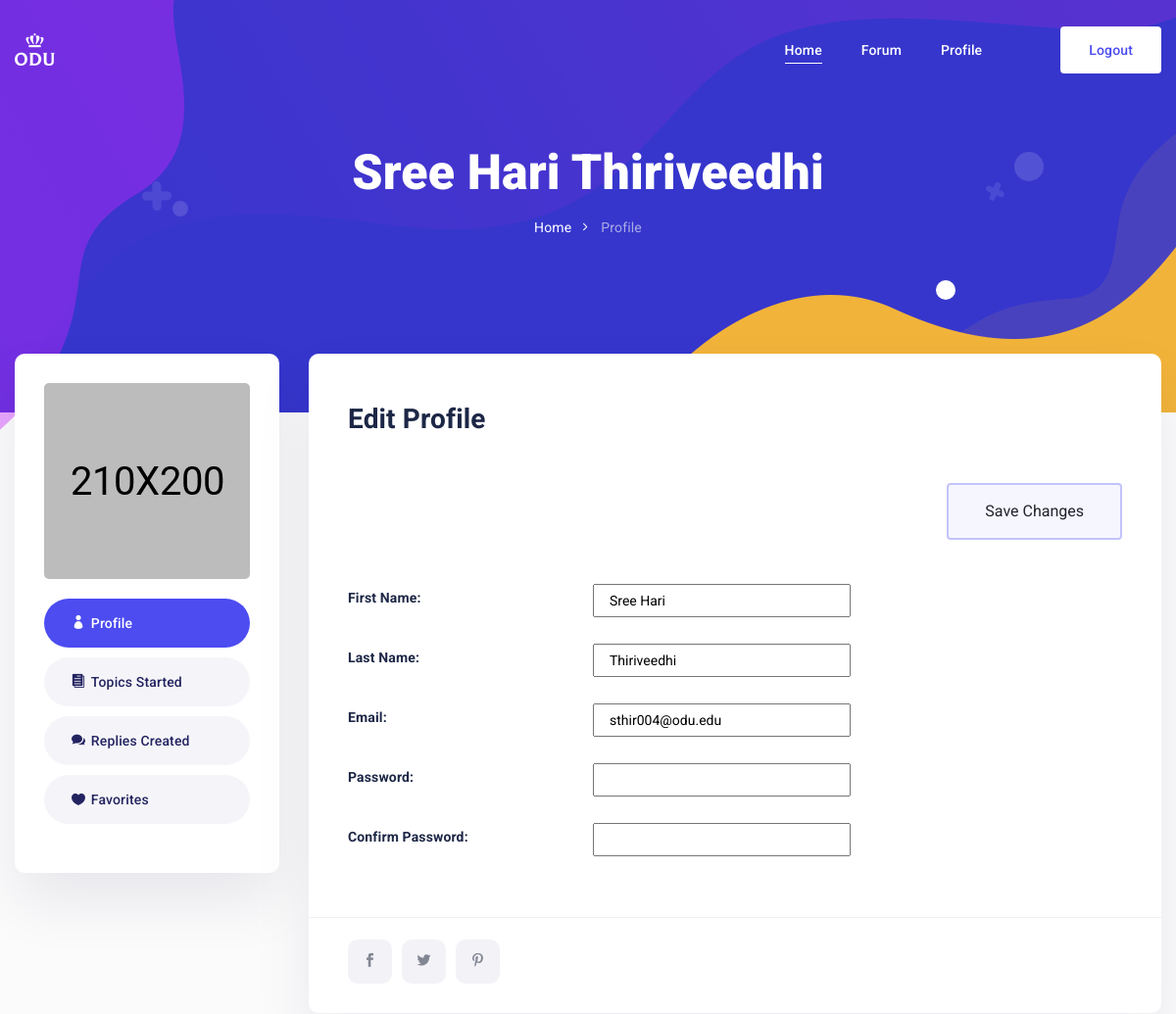
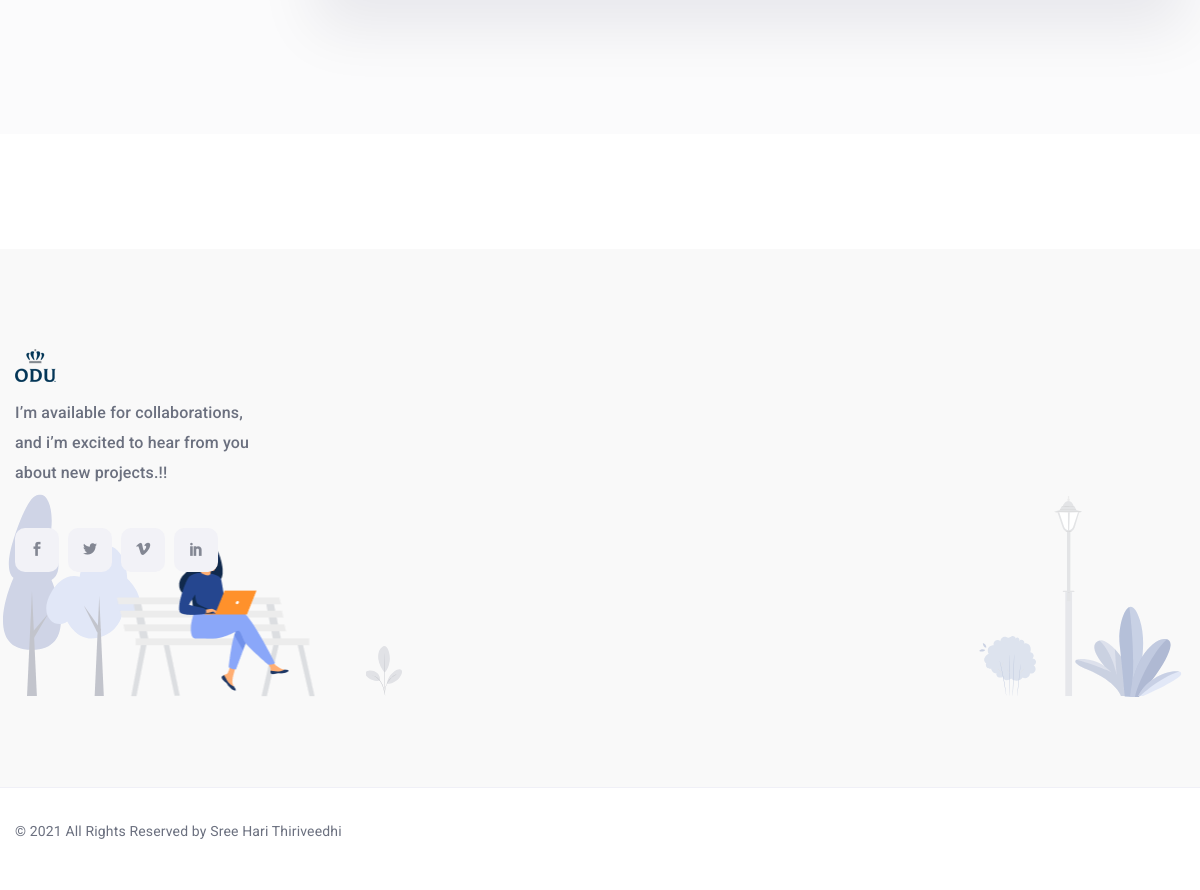
Page /editProfile.php (signed in) on the committed database (2 pictures, top to bottom).
### tables this page shows
CREATE TABLE `users` (
  `uname` varchar(20) NOT NULL,
  `fname` varchar(100) NOT NULL,
  `lname` varchar(100) NOT NULL,
  `email` varchar(255) NOT NULL,
  `password` varchar(255) NOT NULL,
  `created_date` datetime NOT NULL DEFAULT current_timestamp()
);

### helpers.php (called while the page is built, shortened)
<?php
function getCurrentUserDetails(){
    $sql = "select fname,lname,email,created_date from users where uname like '".$_SESSION['uname']."'";
    $result = mysqli_query($GLOBALS["db"], $sql);
    $resultRecord = mysqli_fetch_assoc($result);
    return $resultRecord;
}

### editProfile.php (the view, shortened to what this page needs)
<?php
require_once 'header.php';
require_once 'navigation.php';
require_once 'helpers.php';
?>
<section class="doc_banner_area single_breadcrumb">
    <ul class="list-unstyled banner_shap_img">
        <li><img src="img/new/banner_shap1.png" alt=""></li>
        <li><img src="img/new/banner_shap4.png" alt=""></li>
        <li><img src="img/new/banner_shap3.png" alt=""></li>
        <li><img src="img/new/banner_shap2.png" alt=""></li>
        <li><img data-parallax='{"x": -180, "y": 80, "rotateY":2000}' src="img/new/plus1.png" alt=""></li>
        <li><img data-parallax='{"x": -50, "y": -160, "rotateZ":200}' src="img/new/plus2.png" alt=""></li>
        <li></li>
        <li></li>
        <li></li>
    </ul>
    <div class="container">
        <div class="doc_banner_content">
            <h2 class="text-white"><?php echo $_SESSION['nickname'].' '.$_SESSION['lname'];?></h2>
            <ul class="nav justify-content-center">
                <li><a href="index.php">Home</a></li>
                <li><a class="active" href="profile.php">Profile</a></li>
            </ul>
        </div>
    </div>
</section>
<section class="forum-user-wrapper">
    <div class="container">
        <div class="row forum_main_inner">
            <div class="col-lg-3">
                <div class="author_option">
                    <div class="author_img">
                        <img class="img-fluid" src="img/forum/author-1.jpg" alt="">
                    </div>
                    <ul class="nav nav-tabs flex-column" id="myTab" role="tablist">
                        <li class="nav-item" role="presentation">
                            <a class="nav-link active" id="home-tab" data-toggle="tab" href="#home" role="tab"
                               aria-controls="home" aria-selected="true">
                                <i class="icon_profile"></i> Profile
                            </a>
                        </li>
                        <li class="nav-item" role="presentation">
                            <a class="nav-link" id="profile-tab" data-toggle="tab" href="#profile" role="tab"
                               aria-controls="profile" aria-selected="false">
                                <i class="icon_documents"></i> Topics Started
                            </a>
                        </li>
                        <li class="nav-item" role="presentation">
                            <a class="nav-link" id="contact-tab" data-toggle="tab" href="#contact" role="tab"
                               aria-controls="contact" aria-selected="false">
                                <i class="icon_chat"></i> Replies Created
                            </a>
                        </li>
                        <li class="nav-item" role="presentation">
                            <a class="nav-link" id="fav-tab" data-toggle="tab" href="#fav" role="tab"
                               aria-controls="fav" aria-selected="false">
                                <i class="icon_heart"></i> Favorites
                            </a>
                        </li>
                    </ul>
                </div>
            </div>
            <div class="col-lg-9">
                <div class="forum_body_area">
                    <div class="forum_topic_list">
                        <div class="tab-content" id="myTabContent">
                            <div class="tab-pane fade show active" id="home" role="tabpanel"
                                 aria-labelledby="home-tab">
                                <div class="profile_info">
                                   <h3>Edit Profile</h3>
                                    <form action="editProfile.php" method="post">
                                        <div class="text-right mt-5" >
                                            <input class="nav_btn btn icon_btn arrow_btn_small" href="editProfile.php" name="editprofile" id="editprofile" type="submit" value="Save Changes">
                                        </div>
                                        <ul class="navbar-nav info_list">
                                            <li><span><label for="fname">First Name:</label></span><input type="text" class="col-lg-4" required name="fname" id="fname" value="<?php echo getCurrentUserDetails()['fname'];?>"></li>
                                            <li><span><label for="lname">Last Name:</label></span><input type="text" class="col-lg-4" required name="lname" id="lname" value="<?php echo getCurrentUserDetails()['lname'];?>"></li>
                                            <li><span><label for="email">Email:</label></span><input type="email" class="col-lg-4" required name="email" id="email" value="<?php echo getCurrentUserDetails()['email'];?>"></li>
                                            <li><span><label for="password">Password:</label></span><input type="password" class="col-lg-4"  name="password" id="password" ></li>
                                            <li><span><label for="confirm-password">Confirm Password:</label></span><input type="password" class="col-lg-4"  name="confirm-password" id="confirm-password"></li>
                                        </ul>
                                    </form>
                                    <ul class="nav p_social">
                                        <li><a href="#"><i class="social_facebook"></i></a></li>
                                        <li><a href="#"><i class="social_twitter"></i></a></li>
                                        <li><a href="#"><i class="social_pinterest"></i></a></li>
                                    </ul>
                                </div>
                            </div>
                        </div>
                    </div>
                </div>
            </div>
        </div>
    </div>
</section>
<?php
require_once 'footer.php';
?>

### css/responsive.css (style rules this page uses)
@media (max-width: 1366px) { .doc_banner_area { padding: 180px 0px; } }
@media (max-width: 1366px) { .banner_shap_img li:nth-child(6) { top: 43%; right: 175px; } }
@media (max-width: 1366px) { .banner_shap_img li:nth-child(7) { left: 176px; bottom: 200px; } }
@media (max-width: 1366px) { .banner_shap_img li:nth-child(8) { top: 155px; } }

### rows in the picture
users: fname "Sree Hari", lname "Thiriveedhi", email "sthir004@odu.edu"

### other values in the picture
$_SESSION['nickname'] "Sree Hari"
$_SESSION['lname'] "Thiriveedhi"
